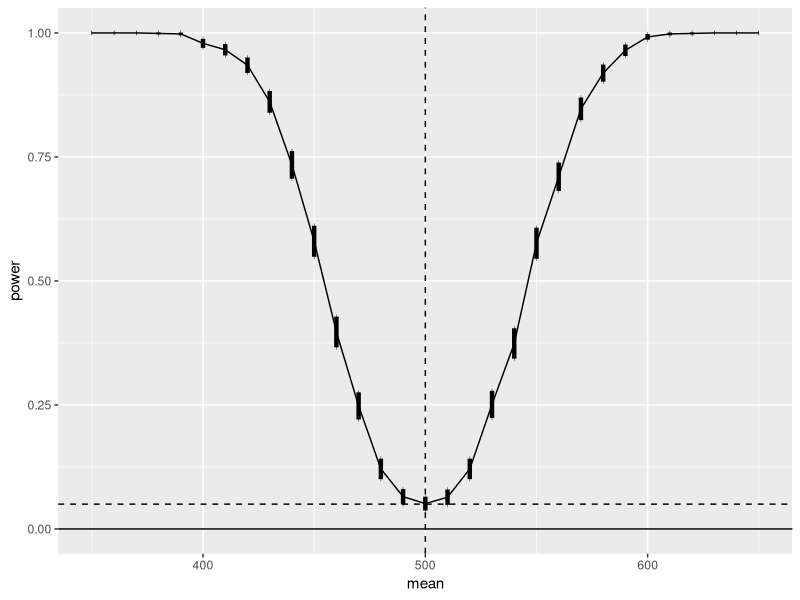
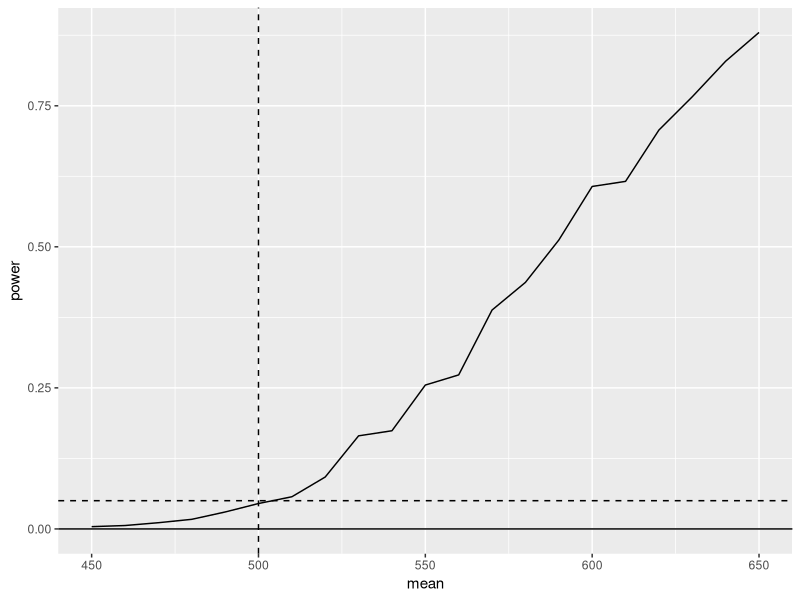
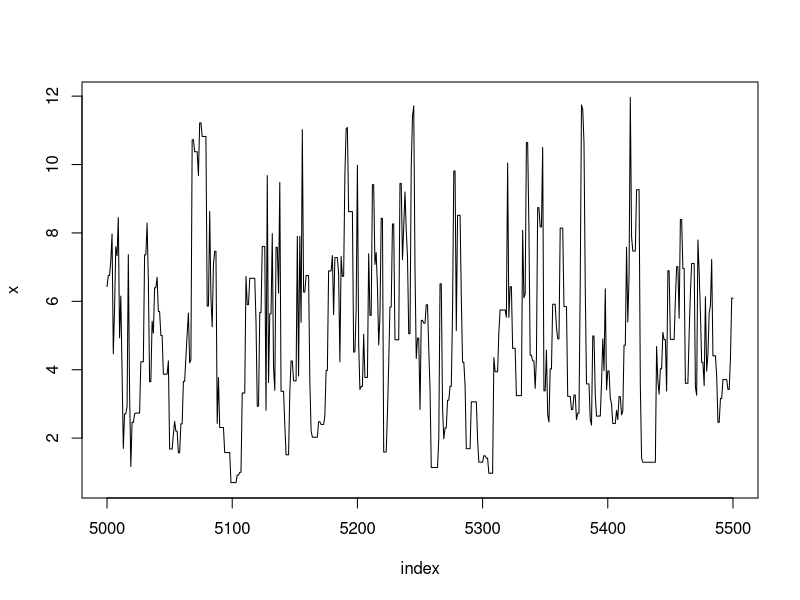
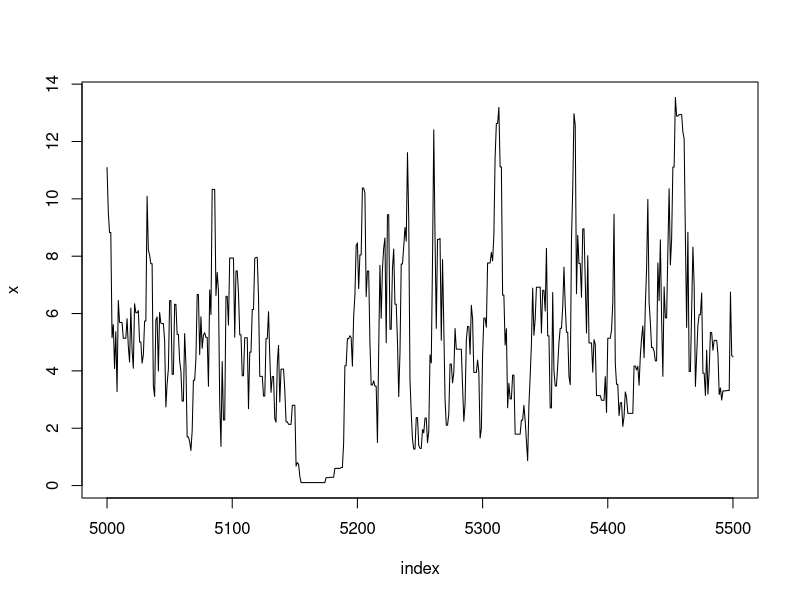

The R source for these figures, in order:
## ---- chunk 1
knitr::opts_chunk$set(echo = TRUE)
## ---- chunk 2

## Example 7.9 (Empirical Power)
n <- 20
m <- 1000
mu0 <- 500
sigma <- 100
mu <- seq(350,650,10) #alternatives
M <- length(mu)
power <- numeric(M)
for( i in 1:M ){
  mu1 <- mu[i]
  pvalues <- replicate(m, expr = {
    #simulate under alternative mu1
    x <- rnorm(n,mean=mu1,sd=sigma)
    ttest <- t.test(x,alternative="two.sided",mu=mu0)
    ttest$p.value
  })
  power[i] <- mean(pvalues <= .05)
}
se <- sqrt(power*(1-power)/m)

# plot the empirical power curve
# adding vertical error bars at pi(theta) +/- 2se(pi(theta))

library(ggplot2)
df <- data.frame(mean=mu, power=power, upper=power+2*se, lower=power-2*se)
ggplot(df,aes(x=mean,y=power)) +
  geom_line()+
  geom_vline(xintercept=500,lty=2) +
  geom_hline(yintercept=c(0,.05),lty=1:2) +
  geom_errorbar(aes(ymin=lower, ymax=upper), width=0.2, lwd=1.5)


## ---- chunk 3


## Example 7.9 (Empirical Power)
n <- seq(10,50,10)
m <- 1000
mu0 <- 500
sigma <- 100
mu <- seq(450,650,10) #alternatives
M <- length(mu)
power <- numeric(M)
for( i in 1:M ){
  mu1 <- mu[i]
  pvalues <- replicate(m, expr = {
    #simulate under alternative mu1
    x <- rnorm(n,mean=mu1,sd=sigma)
    ttest <- t.test(x,alternative="greater",mu=mu0)
    ttest$p.value
  })
  power[i] <- mean(pvalues <= .05)
}
se <- sqrt(power*(1-power)/m)

# plot the empirical power curve
# adding vertical error bars at pi(theta) +/- 2se(pi(theta))

library(ggplot2)
df <- data.frame(mean=mu, power=power, upper=power+2*se, lower=power-2*se)
ggplot(df,aes(x=mean,y=power)) +
  geom_line()+
  geom_vline(xintercept=500,lty=2) +
  geom_hline(yintercept=c(0,.05),lty=1:2) 
  #geom_errorbar(aes(ymin=lower, ymax=upper), width=0.2, lwd=1.5)



## ---- chunk 4

### Example 11.1 (Metropolis-Hastings sampler)

    f <- function(x, sigma) {
        if (any(x < 0)) return (0)
        stopifnot(sigma > 0)
        return((x / sigma^2) * exp(-x^2 / (2*sigma^2)))
    }

    m <- 10000
    sigma <- 4
    x <- numeric(m)
    x[1] <- rchisq(1, df=1)
    k <- 0
    u <- runif(m)

    for (i in 2:m) {
        xt <- x[i-1]
        y <- rchisq(1, df = xt)
        num <- f(y, sigma) * dchisq(xt, df = y)
        den <- f(xt, sigma) * dchisq(y, df = xt)
        if (u[i] <= num/den) x[i] <- y else {
             x[i] <- xt
             k <- k+1     #y is rejected
             }
        }

    print(k)

    index <- 5000:5500
    y1 <- x[index]
    plot(index, y1, type="l", main="", ylab="x")

## ---- chunk 5

f <- function(x, sigma) {
  if (any(x < 0)) return (0)
    stopifnot(sigma > 0)
  return((x / sigma^2) * exp(-x^2 / (2*sigma^2)))
}

m <- 10000
sigma <- 4
x <- numeric(m)
x[1] <- rchisq(1, df=1)
k <- 0
u <- runif(m)

for (i in 2:m) {
  xt <- x[i-1]
  y <- rgamma(1, xt)
  num <- f(y, sigma) * dgamma(xt, y)
  den <- f(xt, sigma) * dgamma(y, xt)
  if (u[i] <= num/den){
    x[i] <- y 
  }
  else {
    x[i] <- xt
    k <- k+1     #y is rejected
  }
}

print(k)

index <- 5000:5500
y1 <- x[index]
plot(index, y1, type="l", main="", ylab="x")

# the rejected k values increase for sigma=2
# there are more flat regions on graph
# the y axes scales down



